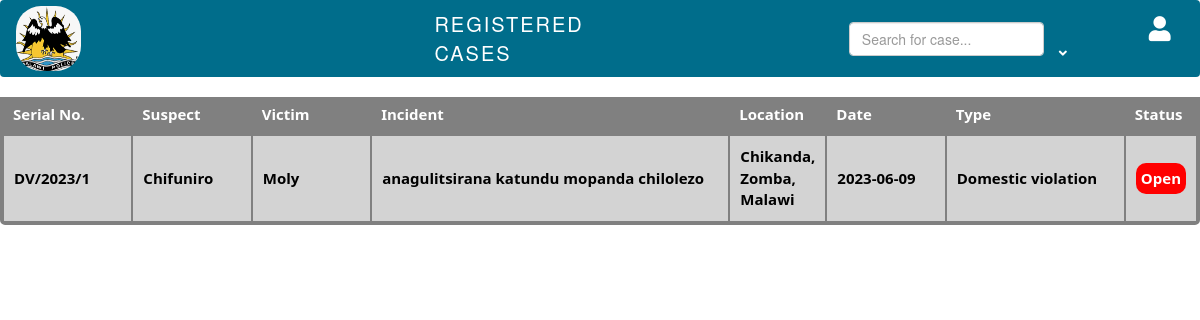
Before: /cases/View-cases-officer.php with the older database file.
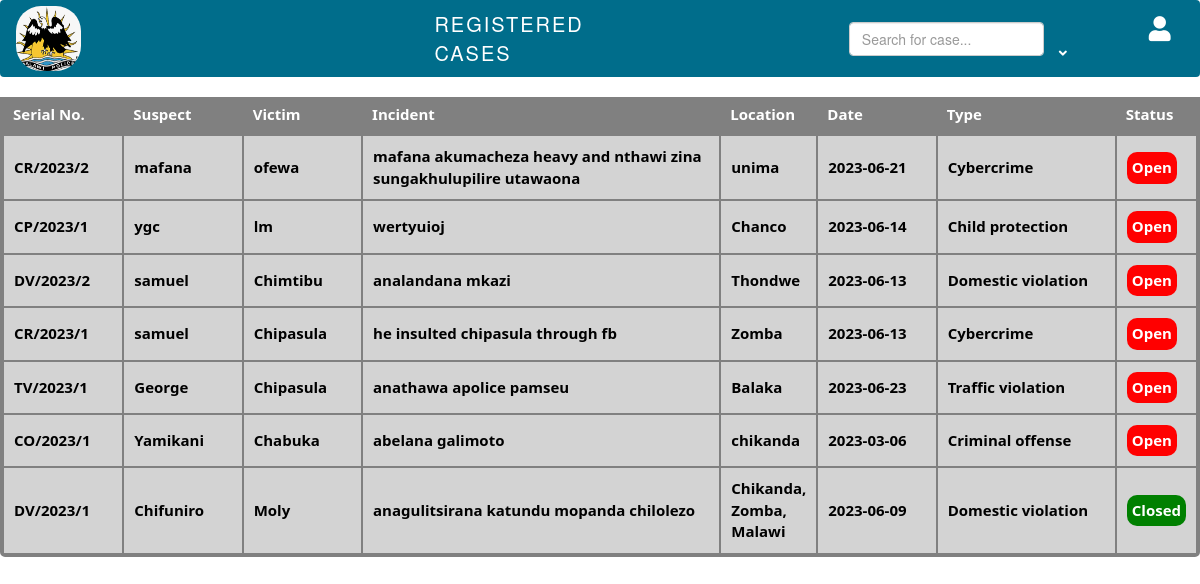
After: the same page with the newer database file.
### tables this page shows
CREATE TABLE `cases` (
  `serial_no` varchar(10) NOT NULL,
  `suspect_name` text NOT NULL,
  `victim_name` text NOT NULL,
  `incident` varchar(10000) NOT NULL,
  `location` varchar(100) NOT NULL,
  `date` date NOT NULL,
  `type` varchar(50) NOT NULL,
  `file` binary(255) NOT NULL,
  `status` text NOT NULL,
  `id` int(11) NOT NULL
);

### cases/View-cases-officer.php (the view, shortened to what this page needs)
<!DOCTYPE html>
<html>
<head>
<link rel="stylesheet" href="https://cdnjs.cloudflare.com/ajax/libs/font-awesome/5.15.3/css/all.min.css">
<link rel="stylesheet" href="https://cdn.jsdelivr.net/npm/bootstrap@5.0.0/css/bootstrap.min.css">
<link rel="stylesheet" href="https://cdn.jsdelivr.net/npm/bootstrap@5.0.0/dist/css/bootstrap.min.css">
<link rel="stylesheet" href="https://maxcdn.bootstrapcdn.com/bootstrap/4.3.1/css/bootstrap.min.css">
<link rel="stylesheet" href="https://maxcdn.bootstrapcdn.com/bootstrap/3.3.7/css/bootstrap.min.css">
</head>
<body>
<header>
<nav class="navbar navbar-expand-lg" style="background-color: rgb(0, 109, 139);">
<div class="log">
      <img src="../home/policeLog.PNG" style="height: 65px; width: 65px; margin-left: 5px; border-radius: 25px;  margin-top: 0px;">
    </div>
<span class="recordedcases">REGISTERED CASES</span>
      <form method="POST" action="View_cases.php" class="form-inline my-2 my-lg-0">
  <input class="form-control mr-sm-2"  id="myInput" type="text" placeholder="Search for case..." aria-label="Search" name="search" >
</form>
<li class="nav-item dropdown" style="margin-left: 0px;">
                    <a  class="nav-link" href="#"  id="profileDropdown" role="button" data-toggle="dropdown" aria-haspopup="true" aria-expanded="false">
                        <i class="fas fa-user" style="font-size: 25px; margin-left: 90px; color: white;"></i>
                        <i class="fas fa-angle-down" style=" color: white; font-size: small; font-weight: 550; transition: transform 0.3s;"></i>
                    </a>
                    </li>
    </nav>
</header>
<div style="height: 600px; overflow-y: scroll; overflow-x: scroll;">
<table class="cases-table">
<tr>
    <th style="width: fit-content;">Serial No.</th>
    <th style="width: 10%;">Suspect</th>
    <th style="width: 10%;">Victim</th>
    <th style="width: 30%;">Incident</th>
    <th style="width: 5%;">Location</th>
    <th style="width: 10%;">Date</th>
    <th style="width: 15%;">Type</th>
    <th style="width: 5%;">Status</th>
  </tr>
<?php
include('../db/Connections.php');
$records_per_page = 50;
if (!isset($_GET['page'])) {
  $current_page = 1;
} else {
  $current_page = $_GET['page'];
}
$start_record = ($current_page - 1) * $records_per_page;
if (!empty($_POST['search'])) {
  $search = mysqli_real_escape_string($conn, $_POST['search']);
  $sql = "SELECT * FROM cases WHERE suspect_name LIKE '%$search%' OR victim_name LIKE '%$search%'  OR serial_no LIKE '%$search%' OR status LIKE '%$search%' OR type LIKE '%$search%' OR incident LIKE '%$search%' OR date LIKE '%$search%' ORDER BY id DESC LIMIT $start_record, $records_per_page";
} else {
  $sql = "SELECT * FROM cases ORDER BY id DESC LIMIT $start_record, $records_per_page";
}
$result = mysqli_query($conn, $sql);
echo '<div class="data-container ">';
if(mysqli_num_rows($result) <0){
  $message = "No case recorded.";
}
else if(mysqli_num_rows($result) >0) {
     $sql = "SELECT cases.*, duty.serial_no AS assigned_serial_no, COUNT(duty.serial_no) AS assignment_count,
     officers.first_name  AS firstName, officers.last_name AS lastName,
     officers.service_no AS service_no
     FROM cases
     LEFT JOIN duty ON cases.serial_no = duty.serial_no
     LEFT JOIN officers ON duty.service_no = officers.service_no
     GROUP BY cases.serial_no, officers.first_name
     ORDER BY cases.id DESC";
$result = mysqli_query($conn, $sql);
  while ($row = mysqli_fetch_assoc($result)) {
 echo '<tbody id="myTable">';
    echo "<tr>";
    echo "<td>" . $row['serial_no'] . "</td>";
    echo "<td>" . $row['suspect_name'] . "</td>";
    echo "<td>" . $row['victim_name'] . "</td>";
    echo "<td>" . $row['incident'] . "</td>";
    echo "<td>" . $row['location'] . "</td>";
    echo "<td>" . $row['date'] . "</td>";
    echo "<td>" . $row['type'] . "</td>";
    $statusColor = ($row['status'] == 'Open') ? 'red' : 'green';
echo "<td><div class='case-status' style='width: fit-content; color: white; background-color: $statusColor; padding: 5px; border-radius: 10px; font-weight: 700;'>" . $row['status'] . "</div></td>";
  echo "</tr>";
  }
}
 else  {
$message = "No suspect, victim, serial or case type named  ".$_POST['search']." available";
echo "<div style='color: white; padding: 10px; font-size: 20px; font-weight: 300;'>" . $message . "</div>";
}
?>
</table>
</body>
</html>

### cases/View-cases-officer.php (style rules this page uses)
body { background-color: white; }
form { margin-left: 15%; }
.recordedcases { font-weight: 100; margin-left: 30%; color: white; font-size: 20px; letter-spacing: 2px; word-spacing: 10px; }
table { border-collapse: collapse; text-align: center; background-color: white; margin-top: -50px; border-collapse: separate; border-spacing: 1 10px; border: solid 3px gray; border-radius: 5px; }
td, th { border: 1px; padding: 10px; }
th { color: white; font-size: 15px; font-weight: 600; background-color: gray; }
td { background-color: lightgray; color: black; text-align: left; font-family: system-ui, -apple-system, BlinkMacSystemFont, 'Segoe UI', Roboto, Oxygen, Ubuntu, Cantarell, 'Open Sans', 'Helvetica Neue', sans-serif; font-size: 15px; border-bottom: solid 5px gray; border: solid 1px gray; }
td + td { margin-left: 10px; }
table tr:first-child { background-color: #ddd; font-weight: bold; font-size: 18px; font-family: system-ui, -apple-system, BlinkMacSystemFont, 'Segoe UI', Roboto, Oxygen, Ubuntu, Cantarell, 'Open Sans', 'Helvetica Neue', sans-serif; }
i { color: gray; }
li { list-style: none; }

Changed rows visible on the page:
added cases: serial_no "CR/2023/2", suspect_name "mafana", victim_name "ofewa", incident "mafana akumacheza heavy and nthawi zina sungakhulupilire utawaona", location "unima", date "2023-06-21", type "Cybercrime", status "Open"
added cases: serial_no "CP/2023/1", suspect_name "ygc", victim_name "lm", incident "wertyuioj", location "Chanco", date "2023-06-14", type "Child protection", status "Open"
added cases: serial_no "DV/2023/2", suspect_name "samuel", victim_name "Chimtibu", incident "analandana mkazi", location "Thondwe", date "2023-06-13", type "Domestic violation", status "Open"
added cases: serial_no "CR/2023/1", suspect_name "samuel", victim_name "Chipasula", incident "he insulted chipasula through fb", location "Zomba", date "2023-06-13", type "Cybercrime", status "Open"
added cases: serial_no "TV/2023/1", suspect_name "George", victim_name "Chipasula", incident "anathawa apolice pamseu", location "Balaka", date "2023-06-23", type "Traffic violation", status "Open"
added cases: serial_no "CO/2023/1", suspect_name "Yamikani", victim_name "Chabuka", incident "abelana galimoto", location "chikanda", date "2023-03-06", type "Criminal offense", status "Open"
changed cases "Chifuniro": status "Open" → "Closed"
